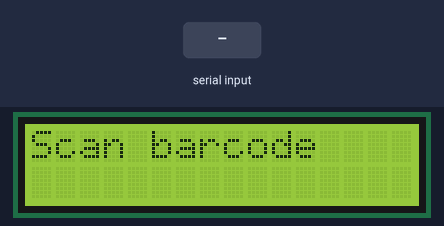
This program was run on a simulated Raspberry Pi Pico running MicroPython. Parts: 16×2 character LCD. The test bench sets the inputs (shaded band). Library files of the repository ran but are not shown: mfrc522.py, lcd_api.py, pico_i2c_lcd.py.

Above: at 1.2 s.
1.3 s: "1" received over the second serial link
At 2.1 s:
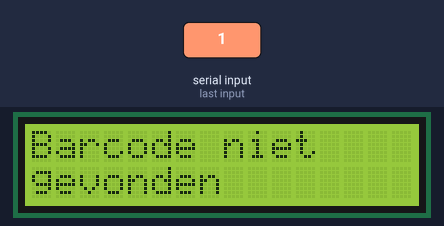
Timing chart, 0 to 4.3 s (numbered marks = the images above; inputs shaded):
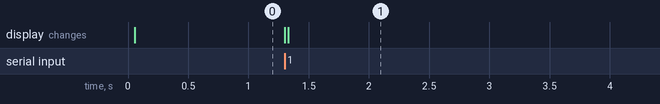

The program:

read_data.py
```python
from mfrc522 import MFRC522
import utime

from machine import Pin, I2C
from lcd_api import LcdApi
from pico_i2c_lcd import I2cLcd

from machine import Pin,UART
import time

uart = UART(0, baudrate=9600, tx=Pin(0), rx=Pin(1))
uart.init(bits=8, parity=None, stop=1)

reader = MFRC522(spi_id=0,sck=6,miso=4,mosi=7,cs=5,rst=22)

I2C_ADDR = 0x27
I2C_NUM_ROWS = 2
I2C_NUM_COLS = 16
i2c = I2C(1, sda=machine.Pin(26), scl=machine.Pin(27), freq=400000)
lcd = I2cLcd(i2c, I2C_ADDR, I2C_NUM_ROWS, I2C_NUM_COLS)

lcd.backlight_on()
lcd.putstr("Scan barcode")


barcode = "8720017991611"
while True:
    if uart.any():
        data = uart.read()
        if data != "":
            data = data.decode()
            if data.startswith(barcode):
                lcd.clear()
                lcd.move_to(0,0)
                lcd.putstr("Scan RFID badge")
                barcode_scanned = True
                while barcode_scanned:
                    reader.init()
                    (stat, tag_type) = reader.request(reader.REQIDL)
                    if stat == reader.OK:
                        (stat, uid) = reader.SelectTagSN()
                        if stat == reader.OK:
                            card = int.from_bytes(bytes(uid),"little",False)
                            barcode_scanned = False
                            lcd.clear()
                            lcd.move_to(0,0)
                            lcd.putstr("Sycronisatie")
                            lcd.move_to(0,1)
                            lcd.putstr("Succesvol")
                print(f"Barcode: {barcode} is sync to RFID-badge: {str(card)}")
            else:
                lcd.clear()
                lcd.move_to(0,0)
                lcd.putstr("Barcode niet")
                lcd.move_to(0,1)
                lcd.putstr("gevonden")
utime.sleep_ms(500)
```

Measured:
- after the input at 1.3 s, the display: first changes at once (image 1 shows a later state)
